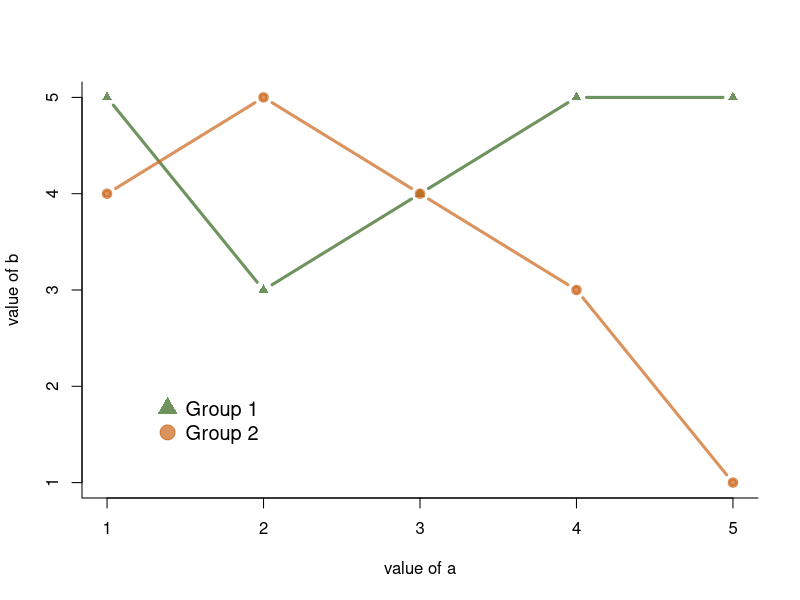

This figure's R source:
# Legend
# http://www.r-graph-gallery.com/119-add-a-legend-to-a-plot/

# Create data:
a=c(1:5)
b=c(5,3,4,5,5)
c=c(4,5,4,3,1)

# Make a basic graph
plot( b~a , type="b" , bty="l" , xlab="value of a" , ylab="value of b" , col=rgb(0.2,0.4,0.1,0.7) , lwd=3 , pch=17 , ylim=c(1,5) )
lines(c ~a , col=rgb(0.8,0.4,0.1,0.7) , lwd=3 , pch=19 , type="b" )

# Add a legend
legend("bottomleft", 
       legend = c("Group 1", "Group 2"), 
       col = c(rgb(0.2,0.4,0.1,0.7), 
               rgb(0.8,0.4,0.1,0.7)), 
       pch = c(17,19), 
       bty = "n", 
       pt.cex = 2, 
       cex = 1.2, 
       text.col = "black", 
       horiz = F , 
       inset = c(0.1, 0.1))

#options
# topright : where do you want to add the legend ? You can put : “bottomright”, “bottom”, “bottomleft”, “left”, “topleft”, “top”, “topright”, “right”, “center”).
# legend = c(“name1”, “name2”) : names you want to show.
# col = c(“red”, “blue”) : colors of the symbols
# pch = 15 : type of symbols (see graph # to know what symbol number you need
# ty = “n” : If you don’t want a box around the legend. Write “o” if you want one
# pt.cex = 2 : Size of the symbols
# cex = 0.8 : Size of the text
# text.col = “black” : color of the text
# horiz = TRUE : legend in column or in row ?
# inset = c(0.1, 0.1) : % (from 0 to 1) to draw the legend away from x and y axis
# You can also give the X and Y coordinate of the legend: legend(3, 5, legend = c(“A”, “B”))

#https://www.r-graph-gallery.com/239-custom-layout-legend-ggplot2/